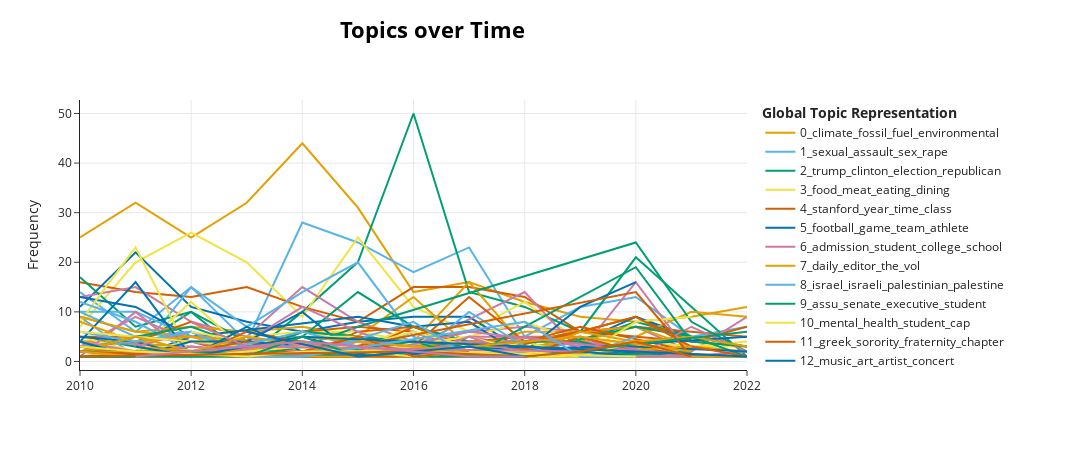

Here is the notebook cell this chart was saved with:
### Code cell
topic_model.visualize_topics_over_time(topics_over_time, width=1080)
